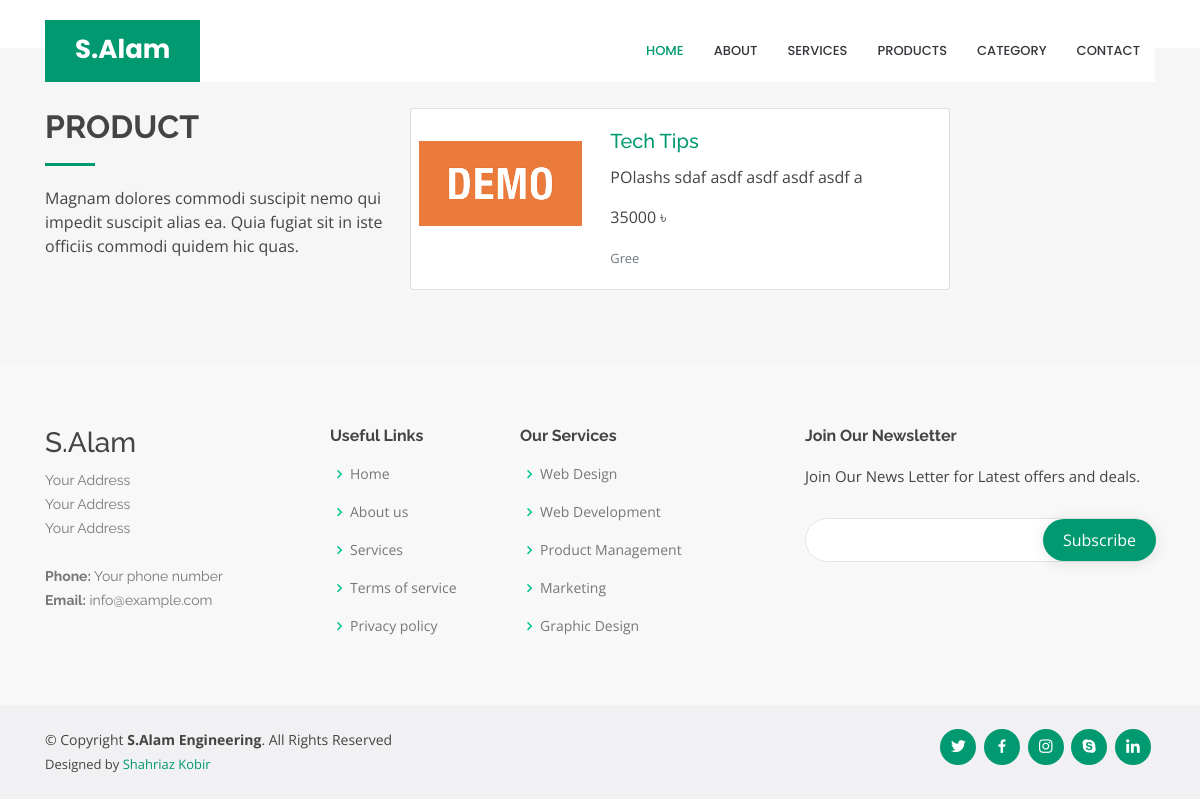
Before: /product/productcategory/Gree/ with the older database file.
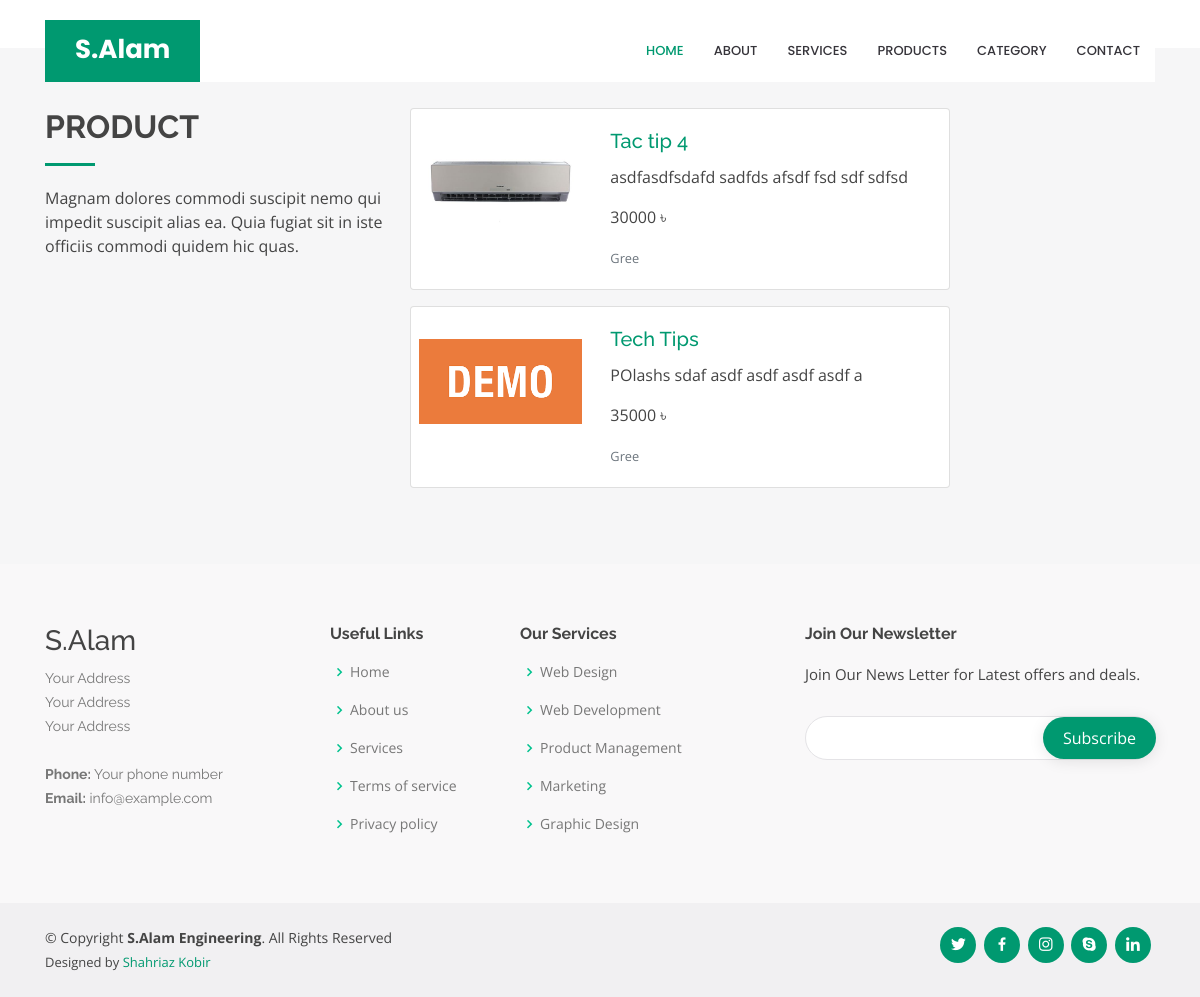
After: the same page with the newer database file.
### product/models.py (models this page shows, shortened)
class AC(models.Model):
    ac_name = models.CharField(max_length=250, null=False)
    ac_brand_name = models.CharField(max_length=50, null=False)
    ac_category = models.ForeignKey(AcCategory, on_delete=models.CASCADE)
    ac_model_number = models.CharField(max_length=30, null=False)
    ac_image = models.ImageField(default='de_ac.png', upload_to='ac_photo')
    ac_description = models.TextField(max_length=1000, null=True)
    ac_normal_price = models.IntegerField(default=0, null=False)
    ac_discounted_price = models.IntegerField(default=0, null=True)
    ac_discount_percent = models.IntegerField(default=0, null=True)
    uploaded_by = CurrentUserField()
    upload_date = models.DateTimeField(auto_now_add=True, blank=False)
    class Meta:
        ordering = ('-upload_date',)

class AcCategory(models.Model):
    ac_category_name = models.CharField(max_length=250, null=False)
    ac_category_details = models.TextField(max_length=250, null=False)
    ac_category_image = models.ImageField(default='de_ac_cat.png', upload_to='ac_cat_photo')
    uploaded_by = CurrentUserField()
    upload_date = models.DateTimeField(auto_now_add=True, blank=False)

### product/views.py (the view)
# urls.py: path('productcategory/<str:category_name>/', product_ifo_form_category, name='category_to_info'),
def product_ifo_form_category(request, category_name):
    lists = AC.objects.filter(ac_category__ac_category_name=category_name)
    context = {
        'list': lists,
        'page_title': f'Details/{category_name}'
    }
    return render(request, 'product/product_details_boc.html', context)

### templates/product/product_details_boc.html
{% extends 'salameng/Layout.html' %}
{% block content %}
    <section id="services" class="services section-bg mt-5">
        <div class="container">
            <div class="row">
                <div class="col-lg-4">
                    <div class="section-title" data-aos="fade-right">
                        <h2>product</h2>
                        <p>Magnam dolores commodi suscipit nemo qui impedit suscipit alias ea. Quia fugiat sit in iste
                            officiis commodi quidem hic quas.</p>
                    </div>
                </div>
                <div class="col-lg-8">
                    <div class="row">
                        {% for pl  in list %}
                            <div class="card mb-3" style="max-width: 540px; min-width: 360px">
                                <div class="row no-gutters">
                                    <div class="col-md-4">
                                        <img src="{{ pl.ac_image.url }}" class="card-img p-2 mt-4" alt="ac_image">
                                    </div>
                                    <div class="col-md-8">
                                        <div class="card-body">
                                            <h5 class="card-title"><a
                                                    href="{% url 'product:product_details' pl.ac_name %}">{{ pl.ac_name }}</a>
                                            </h5>
                                            <p class="card-text">{{ pl.ac_description }}</p>
                                            <p class="card-text">{{ pl.ac_normal_price }} ৳</p>
                                            <p class="card-text"><small
                                                    class="text-muted">{{ pl.ac_category.ac_category_name }}</small>
                                            </p>
                                        </div>
                                    </div>
                                </div>
                            </div>
                        {% endfor %}
                    </div>
                </div>
            </div>
        </div>
    </section>
{% endblock %}

Changed rows visible on the page:
now on this page (row edited): AC: ac_image (picture), ac_name "Tac tip 4", ac_description "asdfasdfsdafd sadfds afsdf fsd sdf sdfsd", ac_normal_price "30000", ac_category.ac_category_name "Gree"
